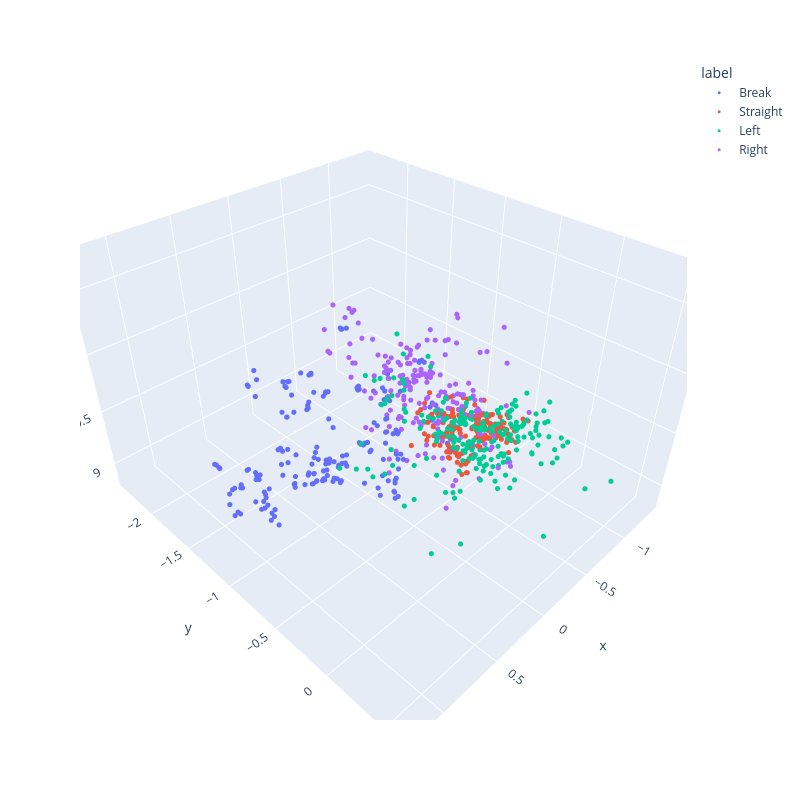

The code cell stored with this chart in its notebook:
### Code cell
#same as above, but use plotly or plotly express ot allow for an interactive 3d plot
import plotly.express as px

df_plot = pd.DataFrame()

df_plot['x'] = X_train['xa_mean']
df_plot['y'] = X_train['ya_mean']
df_plot['z'] = X_train['za_mean']
df_plot['label'] = y_train


fig = px.scatter_3d(df_plot, x='x', y='y', z='z',
              color='label',)
fig.update_traces(marker_size = 3)
fig.update_layout(autosize=False, width=800, height=800)
fig.show()

### Figure 1 — Plotly figure (JSON) as saved in the notebook; plotly's stock layout.template omitted (floating-point values rounded to 4 significant figures; data arrays with more than 128 entries replaced by an {"elided": "..."} marker saying what was removed)
{"data": [{"hovertemplate": "label=Break<br>x=%{x}<br>y=%{y}<br>z=%{z}<extra></extra>", "legendgroup": "Break", "marker": {"color": "#636efa", "size": 3, "symbol": "circle"}, "mode": "markers", "name": "Break", "scene": "scene", "showlegend": true, "type": "scatter3d", "x": {"elided": "189 float values"}, "y": {"elided": "189 float values"}, "z": {"elided": "189 float values"}}, {"hovertemplate": "label=Straight<br>x=%{x}<br>y=%{y}<br>z=%{z}<extra></extra>", "legendgroup": "Straight", "marker": {"color": "#EF553B", "size": 3, "symbol": "circle"}, "mode": "markers", "name": "Straight", "scene": "scene", "showlegend": true, "type": "scatter3d", "x": {"elided": "160 float values"}, "y": {"elided": "160 float values"}, "z": {"elided": "160 float values"}}, {"hovertemplate": "label=Left<br>x=%{x}<br>y=%{y}<br>z=%{z}<extra></extra>", "legendgroup": "Left", "marker": {"color": "#00cc96", "size": 3, "symbol": "circle"}, "mode": "markers", "name": "Left", "scene": "scene", "showlegend": true, "type": "scatter3d", "x": {"elided": "240 float values"}, "y": {"elided": "240 float values"}, "z": {"elided": "240 float values"}}, {"hovertemplate": "label=Right<br>x=%{x}<br>y=%{y}<br>z=%{z}<extra></extra>", "legendgroup": "Right", "marker": {"color": "#ab63fa", "size": 3, "symbol": "circle"}, "mode": "markers", "name": "Right", "scene": "scene", "showlegend": true, "type": "scatter3d", "x": {"elided": "189 float values"}, "y": {"elided": "189 float values"}, "z": {"elided": "189 float values"}}], "layout": {"autosize": false, "height": 800, "legend": {"title": {"text": "label"}, "tracegroupgap": 0}, "margin": {"t": 60}, "scene": {"domain": {"x": [0, 1], "y": [0, 1]}, "xaxis": {"title": {"text": "x"}}, "yaxis": {"title": {"text": "y"}}, "zaxis": {"title": {"text": "z"}}}, "width": 800}}
